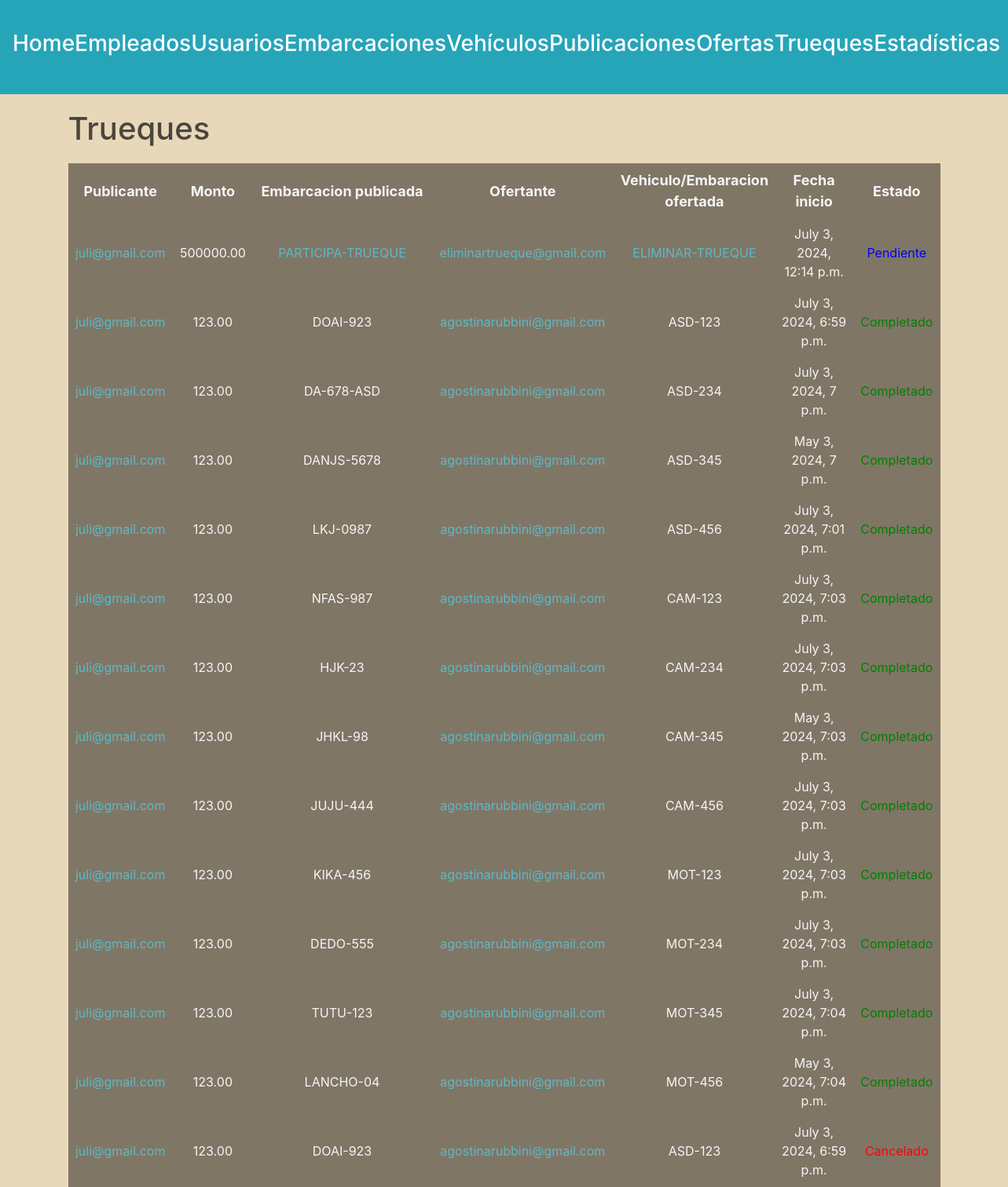
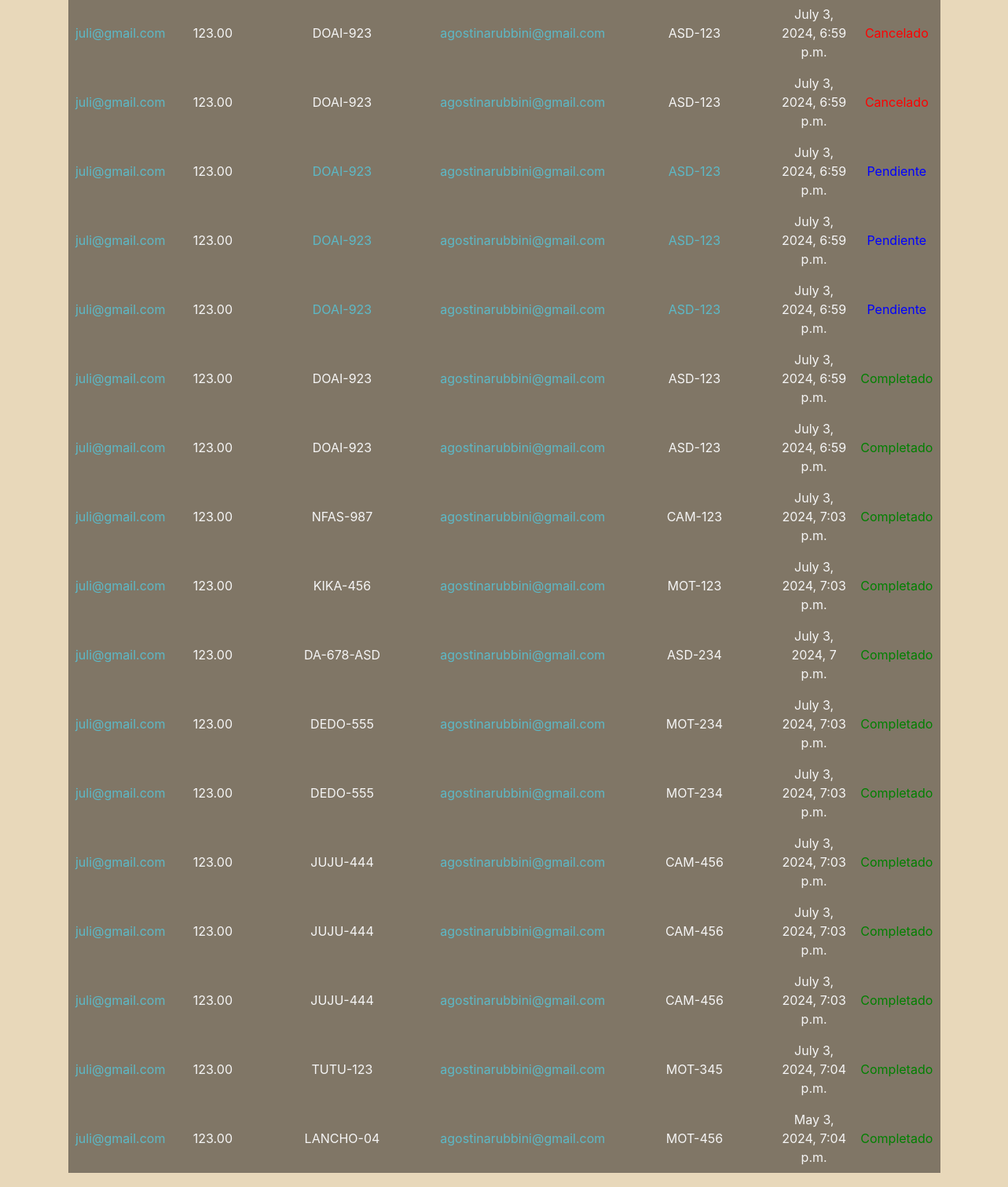
/administracion/trueques/ (signed in), run on the app's committed database (2 pictures, top to bottom).
### trueques/models.py (models this page shows)
class Trueque(models.Model):
    monto = models.DecimalField(max_digits=15, decimal_places=2, default=0)
    usuario1 = models.ForeignKey(Usuario, related_name='trueques_como_usuario1', on_delete=models.SET_NULL, null=True)
    usuario2 = models.ForeignKey(Usuario, related_name='trueques_como_usuario2', on_delete=models.SET_NULL, null=True)
    embarcacion1 = models.ForeignKey(Embarcacion, related_name='trueques_como_embarcacion1', on_delete=models.SET_NULL, null=True)
    embarcacion2 = models.ForeignKey(Embarcacion, related_name='trueques_como_embarcacion2', on_delete=models.SET_NULL, null=True)
    vehiculo = models.ForeignKey(Vehiculo, on_delete=models.SET_NULL, null=True)
    sede = models.ForeignKey(Sede, on_delete=models.SET_NULL, null=True)
    estado= models.CharField(max_length=50, default='Pendiente')
    fecha_inicio = models.DateTimeField(auto_now_add=True)
    fecha_cierre = models.DateTimeField(null=True)

### usuarios/models.py (models this page shows, shortened)
class Usuario(AbstractBaseUser, PermissionsMixin):
    nombre = models.CharField(max_length=50)
    apellido = models.CharField(max_length=50)
    fecha_nacimiento = models.DateField()
    telefono = models.CharField(max_length=13)
    mail = models.EmailField(max_length=50, unique=True)
    password = models.CharField(max_length=128)
    is_staff= models.BooleanField(default=False)
    is_blocked= models.BooleanField(default=False)
    USERNAME_FIELD = 'mail'
    REQUIRED_FIELDS = ['nombre', 'apellido', 'fecha_nacimiento', 'telefono']

### embarcaciones/models.py (models this page shows)
class Embarcacion(models.Model):
    matricula = models.CharField(max_length=100, unique=True)
    modelo = models.CharField(max_length=100)
    tipo = models.ForeignKey(TipoEmbarcacion, on_delete=models.SET_NULL, null=True)
    m_eslora = models.DecimalField(max_digits=5, decimal_places=2)
    m_manga = models.DecimalField(max_digits=5, decimal_places=2)
    m_calado = models.DecimalField(max_digits=5, decimal_places=2)
    motor = models.BooleanField(default=False)
    deuda = models.DecimalField(max_digits=10, decimal_places=2, default=0)
    sede = models.ForeignKey(Sede, on_delete=models.SET_NULL, null=True)
    dueño = models.ForeignKey(Usuario, on_delete=models.CASCADE)

### vehiculos/models.py (models this page shows)
class Vehiculo(models.Model):
    patente = models.CharField(max_length=100, unique=True)
    marca = models.CharField(max_length=100)
    modelo = models.CharField(max_length=100)
    tipo = models.ForeignKey(TipoVehiculo, on_delete=models.SET_NULL, null=True)
    año_fabricacion = models.DecimalField(max_digits=4, decimal_places=0, default=2000)
    kilometraje = models.DecimalField(max_digits=10, decimal_places=0, default=0)
    dueño = models.ForeignKey(Usuario, on_delete=models.CASCADE)

### administrador/views.py (the view)
# urls.py: path('administracion/trueques/', views.listar_trueques, name='lista trueques'),
@login_required(login_url=reverse_lazy('home'))
def listar_trueques(request):
    user = request.user
    if not user.is_staff:
        return redirect('home')
    trueques = Trueque.objects.all()
    return render(request, 'trades.html', {'trueques': trueques})

### autenticacion/backend.py (called while the page is built)
    def get_user(self, user_id):
        UserModel = get_user_model()
        try:
            return UserModel.objects.get(pk=user_id)
        except UserModel.DoesNotExist:
            return None

### administrador/templates/trades.html (shortened to what this page needs)
{% extends 'layouts/navbar.html' %}
{% block content %}
<div class="header">
    <h1>Trueques</h1>
</div>
{% if trueques and not request.user.id == 80 %}
    <table>
        <thead>
            <tr>
                <th>Publicante</th>
                <th>Monto</th>
                <th>Embarcacion publicada</th>
                <th>Ofertante</th>
                <th>Vehiculo/Embaracion ofertada</th>
                <th>Fecha inicio</th>
                <th>Estado</th>
            </tr>
        </thead>
        <tbody>
            {% for trueque in trueques %}
                <tr>
                    <td>
                        {% if trueque.usuario1.mail|slice:"0:1" == "*" %}
                            {{ trueque.usuario1.mail|slice:"1:-14" }}
                        {% else %}
                            <a href="{% url 'ver perfil' trueque.usuario1_id %}">{{ trueque.usuario1.mail }}</a>
                        {% endif %}
                    </td>
                    <td>{{ trueque.monto }}</td>
                    <td>
                        {% if trueque.embarcacion1.matricula|slice:"0:1" == "*" %}
                            {{ trueque.embarcacion1.matricula|slice:"1:-14" }}
                        {% elif trueque.estado == "Pendiente" %}
                            <a href="{% url 'ver detalle embarcacion' trueque.embarcacion1_id 0 %}">{{ trueque.embarcacion1.matricula }}</a>
                        {% else %}
                            {{ trueque.embarcacion1.matricula }}
                        {% endif %}
                    </td>
                    <td>
                        {% if trueque.usuario2.mail|slice:"0:1" == "*" %}
                            {{ trueque.usuario2.mail|slice:"1:-14" }}
                        {% else %}
                            <a href="{% url 'ver perfil' trueque.usuario2_id %}">{{ trueque.usuario2.mail }}</a>
                        {% endif %}
                    </td>
                    <td>
                    {% if trueque.vehiculo_id %}
                        {% if trueque.vehiculo.patente|slice:"0:1" == "*" %}
                            {{ trueque.vehiculo.patente|slice:"1:-14" }}
                        {% elif trueque.estado == "Pendiente" %}
                            <a href="{% url 'ver detalle vehiculo' trueque.vehiculo_id 0 %}">{{ trueque.vehiculo.patente }}</a>
                        {% else %}
                            {{ trueque.vehiculo.patente }}
                        {% endif %}
                    {% endif %}
                    </td>
                    <td>{{ trueque.fecha_inicio }}</td>
                    <td>
                        {% if trueque.estado == "Completado" %}
                            <a href="{% url 'ver detalle trueque' trueque.id %}" style="color:green">{{ trueque.estado }}</a>
                        {% elif trueque.estado == "Pendiente" %}
                            <a href="{% url 'ver detalle trueque' trueque.id %}" style="color:blue">{{ trueque.estado }}</a>
                        {% elif trueque.estado == "Cancelado" %}
                            <a href="{% url 'ver detalle trueque' trueque.id %}" style="color:red">{{ trueque.estado }}</a>
                        {% elif trueque.estado == "Anulado" %}
                            <a href="{% url 'ver detalle trueque' trueque.id %}" style="color:red">{{ trueque.estado }}</a>
                        {% endif %}
                    </td>
                </tr>
            {% endfor %}
        </tbody>
    </table>
{% else %}
    <h3>No existen trueques en la plataforma.</h3>
{% endif %}
{% endblock %}

### administrador/static/styles/main.css (style rules this page uses)
:root { --azul1: #6785b4; --azul2: #26a5b9; --azul3: #a9cecf; --gris: #c4c4be8c; --arena: #c8baa0; }
body { background: #e8d8ba !important; color: #fff; font-family: arial; margin: 0; }
.header { display: flex; justify-content: space-between; align-items: center; margin-bottom: 20px; }
.header h1 { color: #4b463d; margin: 0; }
table { width: 100%; background: #807666; color: whitesmoke; padding: 10px; margin-bottom: 2px; }
table thead th { font-size: 18px; }
table tbody td { font-size: 16px; }
table th, table td { padding: 8px; text-align: center; }
a:link, a:visited { color: #5cb9c7; font-size: 16px; }
td:nth-child(5), td:nth-child(6) { width: 100px; }

### data on the page
Trueque: usuario1.mail "juli@gmail.com", monto "500000.00", embarcacion1.matricula "PARTICIPA-TRUEQUE", usuario2.mail "eliminartrueque@gmail.com", vehiculo.patente "ELIMINAR-TRUEQUE", fecha_inicio "July 3, 2024, 12:14 p.m.", estado "Pendiente"
Trueque: usuario1.mail "juli@gmail.com", monto "123.00", embarcacion1.matricula "DOAI-923", usuario2.mail "agostinarubbini@gmail.com", vehiculo.patente "ASD-123", fecha_inicio "July 3, 2024, 6:59 p.m.", estado "Completado"
Trueque: usuario1.mail "juli@gmail.com", monto "123.00", embarcacion1.matricula "DA-678-ASD", usuario2.mail "agostinarubbini@gmail.com", vehiculo.patente "ASD-234", fecha_inicio "July 3, 2024, 7 p.m.", estado "Completado"
Trueque: usuario1.mail "juli@gmail.com", monto "123.00", embarcacion1.matricula "DANJS-5678", usuario2.mail "agostinarubbini@gmail.com", vehiculo.patente "ASD-345", fecha_inicio "May 3, 2024, 7 p.m.", estado "Completado"
Trueque: usuario1.mail "juli@gmail.com", monto "123.00", embarcacion1.matricula "LKJ-0987", usuario2.mail "agostinarubbini@gmail.com", vehiculo.patente "ASD-456", fecha_inicio "July 3, 2024, 7:01 p.m.", estado "Completado"
Trueque: usuario1.mail "juli@gmail.com", monto "123.00", embarcacion1.matricula "NFAS-987", usuario2.mail "agostinarubbini@gmail.com", vehiculo.patente "CAM-123", fecha_inicio "July 3, 2024, 7:03 p.m.", estado "Completado"
Trueque: usuario1.mail "juli@gmail.com", monto "123.00", embarcacion1.matricula "HJK-23", usuario2.mail "agostinarubbini@gmail.com", vehiculo.patente "CAM-234", fecha_inicio "July 3, 2024, 7:03 p.m.", estado "Completado"
Trueque: usuario1.mail "juli@gmail.com", monto "123.00", embarcacion1.matricula "JHKL-98", usuario2.mail "agostinarubbini@gmail.com", vehiculo.patente "CAM-345", fecha_inicio "May 3, 2024, 7:03 p.m.", estado "Completado"
Trueque: usuario1.mail "juli@gmail.com", monto "123.00", embarcacion1.matricula "JUJU-444", usuario2.mail "agostinarubbini@gmail.com", vehiculo.patente "CAM-456", fecha_inicio "July 3, 2024, 7:03 p.m.", estado "Completado"
Trueque: usuario1.mail "juli@gmail.com", monto "123.00", embarcacion1.matricula "KIKA-456", usuario2.mail "agostinarubbini@gmail.com", vehiculo.patente "MOT-123", fecha_inicio "July 3, 2024, 7:03 p.m.", estado "Completado"
Trueque: usuario1.mail "juli@gmail.com", monto "123.00", embarcacion1.matricula "DEDO-555", usuario2.mail "agostinarubbini@gmail.com", vehiculo.patente "MOT-234", fecha_inicio "July 3, 2024, 7:03 p.m.", estado "Completado"
Trueque: usuario1.mail "juli@gmail.com", monto "123.00", embarcacion1.matricula "TUTU-123", usuario2.mail "agostinarubbini@gmail.com", vehiculo.patente "MOT-345", fecha_inicio "July 3, 2024, 7:04 p.m.", estado "Completado"
Trueque: usuario1.mail "juli@gmail.com", monto "123.00", embarcacion1.matricula "LANCHO-04", usuario2.mail "agostinarubbini@gmail.com", vehiculo.patente "MOT-456", fecha_inicio "May 3, 2024, 7:04 p.m.", estado "Completado"
Trueque: usuario1.mail "juli@gmail.com", monto "123.00", embarcacion1.matricula "DOAI-923", usuario2.mail "agostinarubbini@gmail.com", vehiculo.patente "ASD-123", fecha_inicio "July 3, 2024, 6:59 p.m.", estado "Cancelado"
Trueque: usuario1.mail "juli@gmail.com", monto "123.00", embarcacion1.matricula "DOAI-923", usuario2.mail "agostinarubbini@gmail.com", vehiculo.patente "ASD-123", fecha_inicio "July 3, 2024, 6:59 p.m.", estado "Cancelado"
Trueque: usuario1.mail "juli@gmail.com", monto "123.00", embarcacion1.matricula "DOAI-923", usuario2.mail "agostinarubbini@gmail.com", vehiculo.patente "ASD-123", fecha_inicio "July 3, 2024, 6:59 p.m.", estado "Cancelado"
Trueque: usuario1.mail "juli@gmail.com", monto "123.00", embarcacion1.matricula "DOAI-923", usuario2.mail "agostinarubbini@gmail.com", vehiculo.patente "ASD-123", fecha_inicio "July 3, 2024, 6:59 p.m.", estado "Pendiente"
Trueque: usuario1.mail "juli@gmail.com", monto "123.00", embarcacion1.matricula "DOAI-923", usuario2.mail "agostinarubbini@gmail.com", vehiculo.patente "ASD-123", fecha_inicio "July 3, 2024, 6:59 p.m.", estado "Pendiente"
Trueque: usuario1.mail "juli@gmail.com", monto "123.00", embarcacion1.matricula "DOAI-923", usuario2.mail "agostinarubbini@gmail.com", vehiculo.patente "ASD-123", fecha_inicio "July 3, 2024, 6:59 p.m.", estado "Pendiente"
Trueque: usuario1.mail "juli@gmail.com", monto "123.00", embarcacion1.matricula "DOAI-923", usuario2.mail "agostinarubbini@gmail.com", vehiculo.patente "ASD-123", fecha_inicio "July 3, 2024, 6:59 p.m.", estado "Completado"
Trueque: usuario1.mail "juli@gmail.com", monto "123.00", embarcacion1.matricula "DOAI-923", usuario2.mail "agostinarubbini@gmail.com", vehiculo.patente "ASD-123", fecha_inicio "July 3, 2024, 6:59 p.m.", estado "Completado"
Trueque: usuario1.mail "juli@gmail.com", monto "123.00", embarcacion1.matricula "NFAS-987", usuario2.mail "agostinarubbini@gmail.com", vehiculo.patente "CAM-123", fecha_inicio "July 3, 2024, 7:03 p.m.", estado "Completado"
Trueque: usuario1.mail "juli@gmail.com", monto "123.00", embarcacion1.matricula "KIKA-456", usuario2.mail "agostinarubbini@gmail.com", vehiculo.patente "MOT-123", fecha_inicio "July 3, 2024, 7:03 p.m.", estado "Completado"
Trueque: usuario1.mail "juli@gmail.com", monto "123.00", embarcacion1.matricula "DA-678-ASD", usuario2.mail "agostinarubbini@gmail.com", vehiculo.patente "ASD-234", fecha_inicio "July 3, 2024, 7 p.m.", estado "Completado"
Trueque: usuario1.mail "juli@gmail.com", monto "123.00", embarcacion1.matricula "DEDO-555", usuario2.mail "agostinarubbini@gmail.com", vehiculo.patente "MOT-234", fecha_inicio "July 3, 2024, 7:03 p.m.", estado "Completado"
Trueque: usuario1.mail "juli@gmail.com", monto "123.00", embarcacion1.matricula "DEDO-555", usuario2.mail "agostinarubbini@gmail.com", vehiculo.patente "MOT-234", fecha_inicio "July 3, 2024, 7:03 p.m.", estado "Completado"
Trueque: usuario1.mail "juli@gmail.com", monto "123.00", embarcacion1.matricula "JUJU-444", usuario2.mail "agostinarubbini@gmail.com", vehiculo.patente "CAM-456", fecha_inicio "July 3, 2024, 7:03 p.m.", estado "Completado"
Trueque: usuario1.mail "juli@gmail.com", monto "123.00", embarcacion1.matricula "JUJU-444", usuario2.mail "agostinarubbini@gmail.com", vehiculo.patente "CAM-456", fecha_inicio "July 3, 2024, 7:03 p.m.", estado "Completado"
Trueque: usuario1.mail "juli@gmail.com", monto "123.00", embarcacion1.matricula "JUJU-444", usuario2.mail "agostinarubbini@gmail.com", vehiculo.patente "CAM-456", fecha_inicio "July 3, 2024, 7:03 p.m.", estado "Completado"
Trueque: usuario1.mail "juli@gmail.com", monto "123.00", embarcacion1.matricula "TUTU-123", usuario2.mail "agostinarubbini@gmail.com", vehiculo.patente "MOT-345", fecha_inicio "July 3, 2024, 7:04 p.m.", estado "Completado"
Trueque: usuario1.mail "juli@gmail.com", monto "123.00", embarcacion1.matricula "LANCHO-04", usuario2.mail "agostinarubbini@gmail.com", vehiculo.patente "MOT-456", fecha_inicio "May 3, 2024, 7:04 p.m.", estado "Completado"
